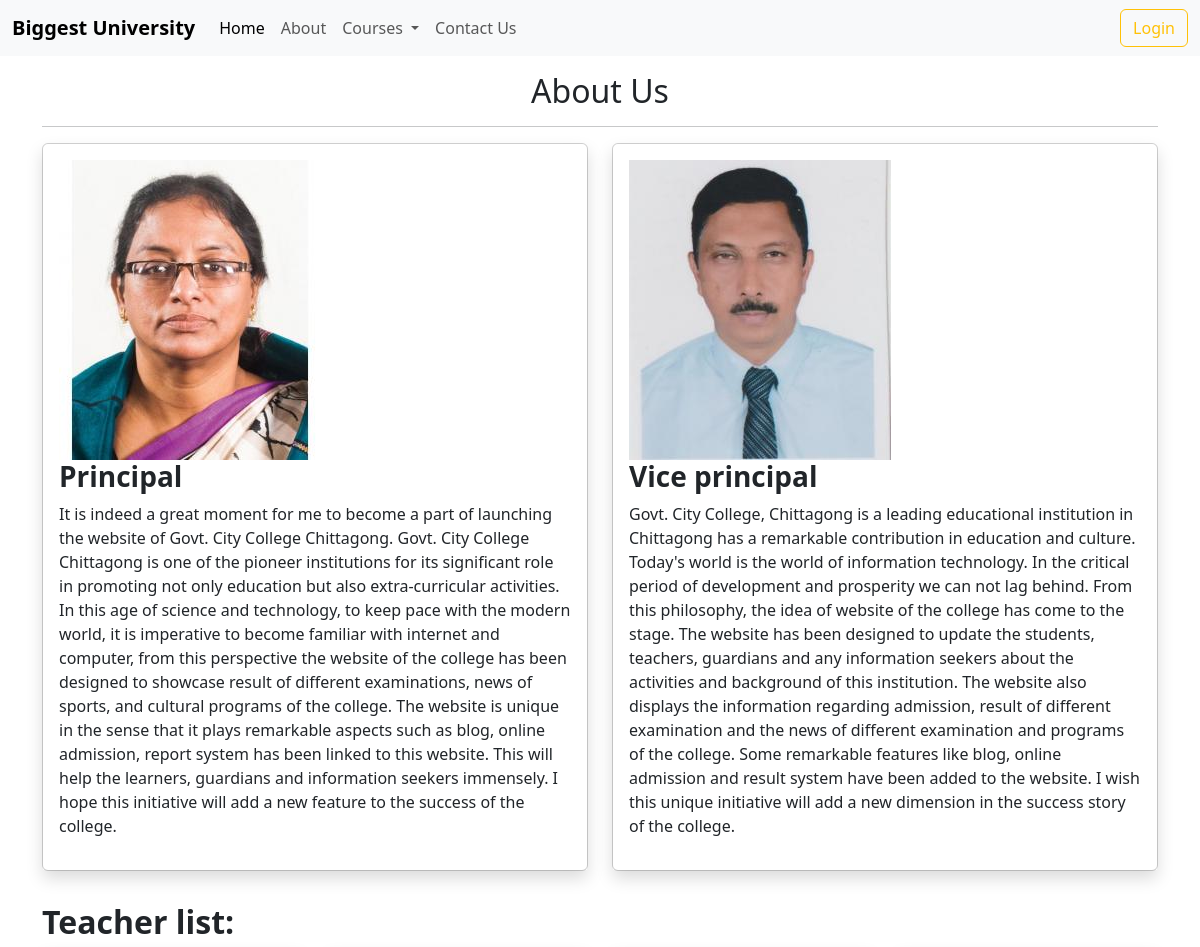
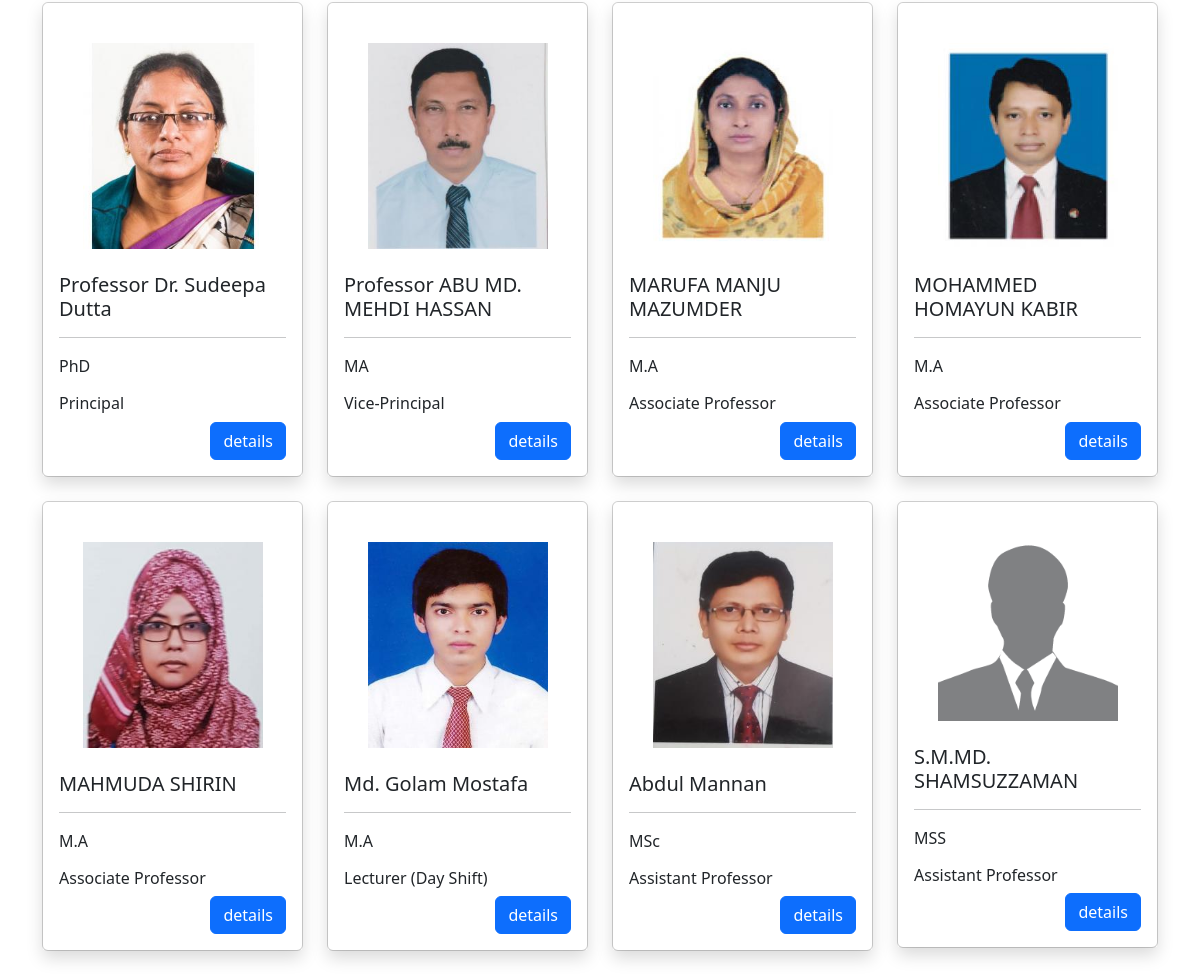
The page /about/ on the database its author committed (2 pictures, top to bottom).
### storeapp/models.py (models this page shows, shortened)
class Principal(models.Model):
    name=models.CharField(max_length=150, null=False, blank=False)
    principal_image=models.ImageField(upload_to=get_file_path, null=True,blank=True)
    discription=models.TextField(null=False,blank=False)

class Teacher(models.Model):
    image=models.ImageField(upload_to=get_file_path,null=True, blank=True)
    name=models.CharField(max_length=150, null=False, blank=False)
    tittle=models.CharField(max_length=150, null=False, blank=False)
    des=models.CharField(max_length=50, null=False,blank=False)

### storeapp/views.py (the view)
# urls.py: path('about/',views.aboutview, name="about"),
def aboutview(request):
    principal = Principal.objects.all()
    teacher = Teacher.objects.all()
    context={'principal': principal,'teacher':teacher}
    return render(request,'storeapp/about.html',context)

### storeapp/templates/storeapp/about.html (shortened to what this page needs)
{% load static %}
<!DOCTYPE html>
<html lang="en">
<head>
    <link href="https://cdn.jsdelivr.net/npm/bootstrap@5.3.0-alpha1/dist/css/bootstrap.min.css" rel="stylesheet">
</head>
<body>
    {% include 'storeapp/inc/navbar.html'%}
    <div class="container">
        <div class="row">
            <div class="col-md-12">
            <h2 class="text-center mt-3">About Us</h2><hr>
                <div class="row">
                    {% for p in  principal  %}
                    <div class="col-md-6">
                        <div class="card mb-4">
                                <div class="card-body shadow">
                                    <div class="principal-image">
                                        <img src="{{p.principal_image.url}}" alt=""/>
                                    </div>
                                    <h3 class="fw-bold">{{p.name}}</h3>
                                    <p>{{p.discription}}</p>
                                </div>
                        </div>
                    </div>
                    {% endfor %}
                </div>
                <h2 class="mt-2 mb-2  fw-bold">Teacher list:</h2>
                <div class="row">
                    {% for t in  teacher  %}
                    <div class="col-md-3">
                        <div class="card mb-4">
                                <div class="card-body shadow">
                                    <div class="principal-image">
                                        <img src="{{t.image.url}}" alt="" class="m-4" style="width:180px"/>
                                    </div>
                                    <h5 class="fw-12px">{{t.name}}</h5> <hr>
                                    <p>{{t.des}}</p>
                                    <h6 class="fw-12px">{{t.tittle}}</h6>
                                    <button class="btn btn-primary float-end">details</button>
                                </div>
                        </div>
                    </div>
                    {% endfor %}
                </div
            </div
        </div
    </div
    <script src="https://cdn.jsdelivr.net/npm/bootstrap@5.3.0-alpha1/dist/js/bootstrap.bundle.min.js"></script>
</body>
</html>

### storeapp/templates/storeapp/inc/navbar.html (shortened to what this page needs)
<nav class="navbar navbar-expand-lg bg-body-tertiary">
    <div class="container-fluid">
        <a class="navbar-brand fw-bold" href="#">Biggest University</a>
        <div class="collapse navbar-collapse" id="navbarSupportedContent">
        <ul class="navbar-nav me-auto mb-2 mb-lg-0">
            <li class="nav-item">
                <a class="nav-link active" aria-current="page" href="/">Home</a>
            </li>
            <li class="nav-item">
                <a class="nav-link" href="/about">About</a>
            </li>
            <li class="nav-item dropdown">
                <a class="nav-link dropdown-toggle" href="/course" role="button" data-bs-toggle="dropdown" aria-expanded="false">
                    Courses
            </a>
            </li>
            <li class="nav-item">
                <a class="nav-link" href="/contact">Contact Us</a>
            </li>
        </ul>
        <form class="d-flex" role="search">
            <button class="btn btn-outline-warning" type="login"><a class="nav-link" href="/login">Login</a></button>
        </form>
    </div>
</div>
</nav>

### rows shown on the page
Principal: principal_image (picture), name "Principal", discription "It is indeed a great moment for me to become a part of launching the website of Govt. City College Chittagong. Govt. City College Chittagong is one of the pioneer institutions for its significant role in promoting not only education but also extra-curricular activities. In this age of science and technology, to keep pace with the modern world, it is imperative to become familiar with internet and computer, from this perspective the website of the college has been designed to showcase result of different examinations, news of sports, and cultural programs of the college. The website is unique in the sense that it plays remarkable aspects such as blog, online admission, report system has been…"
Principal: principal_image (picture), name "Vice principal", discription "Govt. City College, Chittagong is a leading educational institution in Chittagong has a remarkable contribution in education and culture. Today's world is the world of information technology. In the critical period of development and prosperity we can not lag behind. From this philosophy, the idea of website of the college has come to the stage. The website has been designed to update the students, teachers, guardians and any information seekers about the activities and background of this institution. The website also displays the information regarding admission, result of different examination and the news of different examination and programs of the college. Some remarkable features like…"
Teacher: image (picture), name "Professor Dr. Sudeepa Dutta", des "PhD", tittle "Principal"
Teacher: image (picture), name "Professor ABU MD. MEHDI HASSAN", des "MA", tittle "Vice-Principal"
Teacher: image (picture), name "MARUFA MANJU MAZUMDER", des "M.A", tittle "Associate Professor"
Teacher: image (picture), name "MOHAMMED HOMAYUN KABIR", des "M.A", tittle "Associate Professor"
Teacher: image (picture), name "MAHMUDA SHIRIN", des "M.A", tittle "Associate Professor"
Teacher: image (picture), name "Md. Golam Mostafa", des "M.A", tittle "Lecturer (Day Shift)"
Teacher: image (picture), name "Abdul Mannan", des "MSc", tittle "Assistant Professor"
Teacher: image (placeholder picture), name "S.M.MD. SHAMSUZZAMAN", des "MSS", tittle "Assistant Professor"
